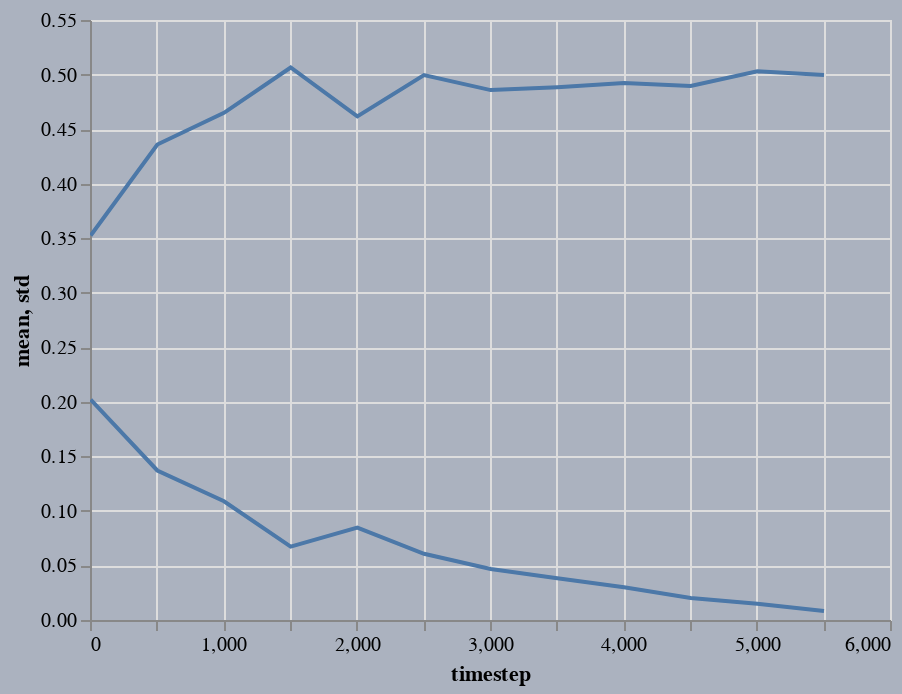

The notebook cell this image was saved under:
### Code cell
base = alt.Chart(
    stats_df
).mark_line(
).encode(
    alt.X('timestep:Q'),
    tooltip = [
        alt.Tooltip('timestep:Q'),
        alt.Tooltip('mean:Q'),
        alt.Tooltip('std:Q', format='0.2f')
    ]
)

alt.layer(
    base.encode(alt.Y('mean:Q')),
    base.encode(alt.Y('std:Q')),
    background='#abb2bf'
).interactive()

### Figure 1 — Vega-Lite specification as saved in the notebook (floating-point values rounded to 4 significant figures)
{"$schema": "https://vega.github.io/schema/vega-lite/v2.6.0.json", "background": "#abb2bf", "config": {"view": {"height": 300, "width": 400}}, "datasets": {"data-debebe417bb25f909cc781c7454f4589": [{"mean": 0.3524, "std": 0.2021, "timestep": 5}, {"mean": 0.4359, "std": 0.1371, "timestep": 505}, {"mean": 0.4649, "std": 0.1088, "timestep": 1005}, {"mean": 0.5065, "std": 0.06731, "timestep": 1505}, {"mean": 0.4617, "std": 0.08461, "timestep": 2005}, {"mean": 0.4994, "std": 0.0607, "timestep": 2505}, {"mean": 0.4857, "std": 0.0467, "timestep": 3005}, {"mean": 0.4884, "std": 0.03832, "timestep": 3505}, {"mean": 0.4922, "std": 0.02996, "timestep": 4005}, {"mean": 0.4895, "std": 0.02008, "timestep": 4505}, {"mean": 0.5029, "std": 0.01496, "timestep": 5005}, {"mean": 0.4996, "std": 0.008287, "timestep": 5505}]}, "layer": [{"data": {"name": "data-debebe417bb25f909cc781c7454f4589"}, "encoding": {"tooltip": [{"field": "timestep", "type": "quantitative"}, {"field": "mean", "type": "quantitative"}, {"field": "std", "format": "0.2f", "type": "quantitative"}], "x": {"field": "timestep", "type": "quantitative"}, "y": {"field": "mean", "type": "quantitative"}}, "mark": "line", "selection": {"selector002": {"bind": "scales", "encodings": ["x", "y"], "mark": {"fill": "#333", "fillOpacity": 0.125, "stroke": "white"}, "on": "[mousedown, window:mouseup] > window:mousemove!", "resolve": "global", "translate": "[mousedown, window:mouseup] > window:mousemove!", "type": "interval", "zoom": "wheel!"}}}, {"data": {"name": "data-debebe417bb25f909cc781c7454f4589"}, "encoding": {"tooltip": [{"field": "timestep", "type": "quantitative"}, {"field": "mean", "type": "quantitative"}, {"field": "std", "format": "0.2f", "type": "quantitative"}], "x": {"field": "timestep", "type": "quantitative"}, "y": {"field": "std", "type": "quantitative"}}, "mark": "line"}]}
